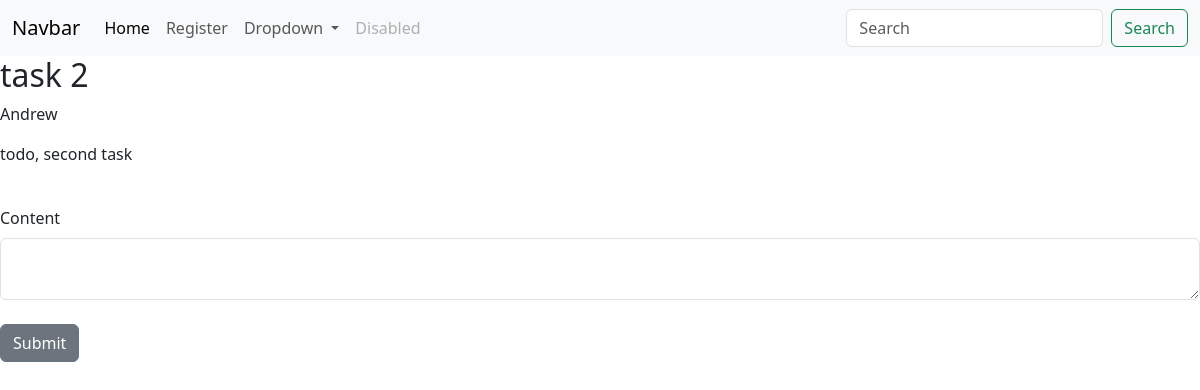
/group_task/2 (signed in), run on an earlier commit of the app's database.
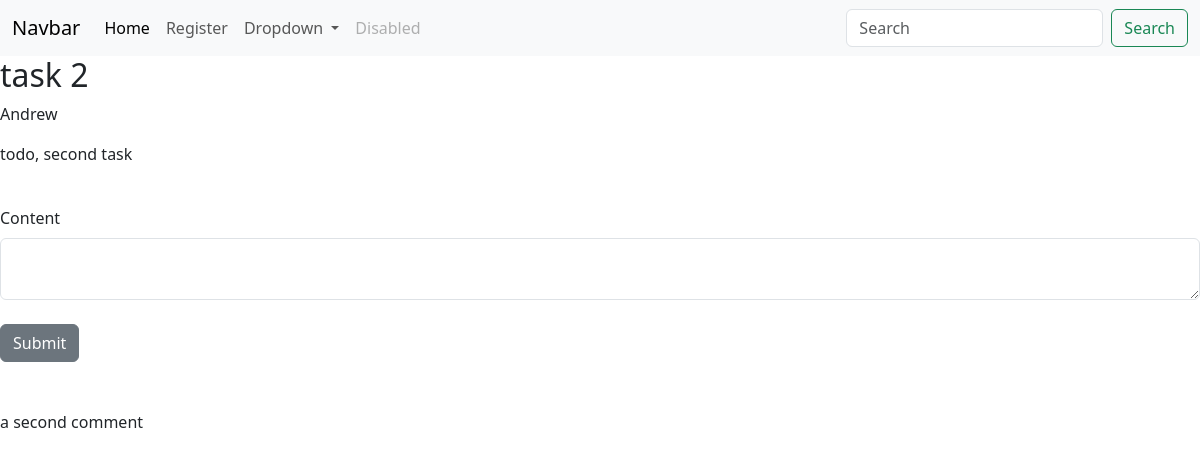
And on a later commit of the database.
### app/models/models.py (models this page shows, shortened)
class GroupTasks(db.Model): # TODO reference other users, and each user can see their tasks
    id = db.Column(db.Integer, primary_key=True)
    poster_id = db.Column(db.Integer, db.ForeignKey('users.id'))
    title = db.Column(db.String(55))
    content = db.Column(db.Text)
    due_date = db.Column(db.DateTime, default=datetime.utcnow)
    date_posted = db.Column(db.DateTime, default=datetime.utcnow)
    status = db.Column(db.Integer, default = 0)
    tally = db.Column(db.Integer, default = 0)

class Users(db.Model, UserMixin):
    id = db.Column(db.Integer, primary_key=True)
    key = db.Column(db.String(20), nullable=False)
    username = db.Column(db.String(20), nullable=False, unique=True)
    name = db.Column(db.String(40), nullable=False)
    date_added = db.Column(db.DateTime, default=datetime.utcnow)
    password_hash = db.Column(db.String(128))
    @property
    def password(self):
        raise AttributeError('password is not a readable attribute!')

class GroupTasksComments(db.Model):
    id = db.Column(db.Integer, primary_key=True, autoincrement=True)
    task_id = db.Column(db.Integer, db.ForeignKey('group_tasks.id'))
    poster_id = db.Column(db.Integer, db.ForeignKey('users.id'))
    content = db.Column(db.String(1000), nullable=False)
    date_posted = db.Column(db.DateTime, default=datetime.utcnow)
    tally = db.Column(db.Integer, default = 0)

### app/dash/routes.py (the view)
@dash_bp.route("/group_task/<int:id>", methods=['GET', 'POST'])
@login_required
def group_task(id):
    comment_form = GroupTaskCommentForm()
    print("x")
    if comment_form.validate_on_submit():
        print(comment_form.content.data)
        return paul.post_task_comment_and_redirect(comment_form, id)
    comments = paul.get_task_comments(id)
    task = paul.get_task(id)
    name = paul.get_poster_name(task.poster_id)
    comment_form.content.data = ''
    return render_template("group_task.html", id=id, comments = comments, task = task, name=name, comment_form=comment_form)

### app/forms.py
class GroupTaskCommentForm(FlaskForm):
    content = CKEditorField('Content', validators=[DataRequired()])
    submit = SubmitField("Submit")

### app/DataInterface/group.py (called while the page is built)
    def get_task_comments(self, id):
        task = GroupTasks.query.get_or_404(id)
        comments = []
        get_comments = GroupTasksComments.query.filter_by(task_id = id)
        for i in get_comments:
            comments.append(i)
        return comments

    def get_poster_name(self, poster_id ):
        return Users.query.filter_by(id = poster_id).first().name

    def get_task(self, id):
        return GroupTasks.query.get_or_404(id)

### app/__init__.py (called while the page is built)
def create_app():
    app = Flask(__name__)
    app.config.from_object(Config)
    app.config['SECRET_KEY'] = "abcd"
    app.config['SESSION_TYPE'] = 'memcached'
    login_manager = LoginManager()
    login_manager.init_app(app)
    login_manager.login_view = 'login'
    @login_manager.user_loader
    def load_user(user_id):
        return Users.query.get(int(user_id))
    @login_manager.user_loader
    def get_user(ident):
        return Users.query.get(int(ident))
    from .auth.routes import auth_bp
    app.register_blueprint(auth_bp)
    from .dash.routes import dash_bp
    app.register_blueprint(dash_bp)
    db.init_app(app)
    with app.app_context():
        db.create_all()
    app.register_error_handler(403, forbidden)
    return app

### app/templates/group_task.html (shortened to what this page needs)
{% extends 'base.html' %}
{% block content %}
<h2>{{ task.title }}</h2>
<p>{{ name }}</p>
<p style="max-width: 800px; word-wrap: break-word; width: 800px;">{{ task.content }}</p>
<form method="POST">
    <br/>
    {{ comment_form.content.label(class="form-label") }}
    {{ comment_form.content(class="form-control") }}
    <br/>
    {{ comment_form.submit(class="btn btn-secondary") }}
</form>
<br><br>
{%for u in comments%}
<tbody>
  <tr>
    <td colspan="2" style="max-width: 500px;">{{u.content}}</td>
  </tr>
</tbody>
{%endfor%}
{%endblock%}

### app/templates/base.html (shortened to what this page needs)
<!doctype html>
<html lang="en">
    <head>
        <link href="https://cdn.jsdelivr.net/npm/bootstrap@5.3.2/dist/css/bootstrap.min.css" rel="stylesheet">
        <link href="{{url_for('static', filename='css/styles.css')}}" rel="stylesheet">
      </head>
<body>
    {%include 'navbar.html'%}
    {%block content%}
    {%endblock%}
</body>
</html>

### app/templates/navbar.html (shortened to what this page needs)
<nav class="navbar navbar-expand-lg bg-light">
    <div class="container-fluid">
      <a class="navbar-brand" href="#">Navbar</a>
      <div class="collapse navbar-collapse" id="navbarSupportedContent">
        <ul class="navbar-nav me-auto mb-2 mb-lg-0">
          <li class="nav-item">
            <a class="nav-link active" aria-current="page" href="{{ url_for('dash_bp.index') }}">Home</a>
          </li>
          <li class="nav-item">
            <a class="nav-link" href="{{ url_for('auth_bp.new_user') }}">Register</a>
          </li>
          <li class="nav-item dropdown">
            <a class="nav-link dropdown-toggle" href="#" role="button" data-bs-toggle="dropdown" aria-expanded="false">
              Dropdown
            </a>
          </li>
          <li class="nav-item">
            <a class="nav-link disabled">Disabled</a>
          </li>
        </ul>
        <form class="d-flex" role="search">
          <input class="form-control me-2" type="search" placeholder="Search" aria-label="Search">
          <button class="btn btn-outline-success" type="submit">Search</button>
        </form>
      </div>
    </div>
  </nav>

What changed in the data, as far as the page shows it:
added GroupTasksComments: content "a"
added GroupTasksComments: content "second comment"
